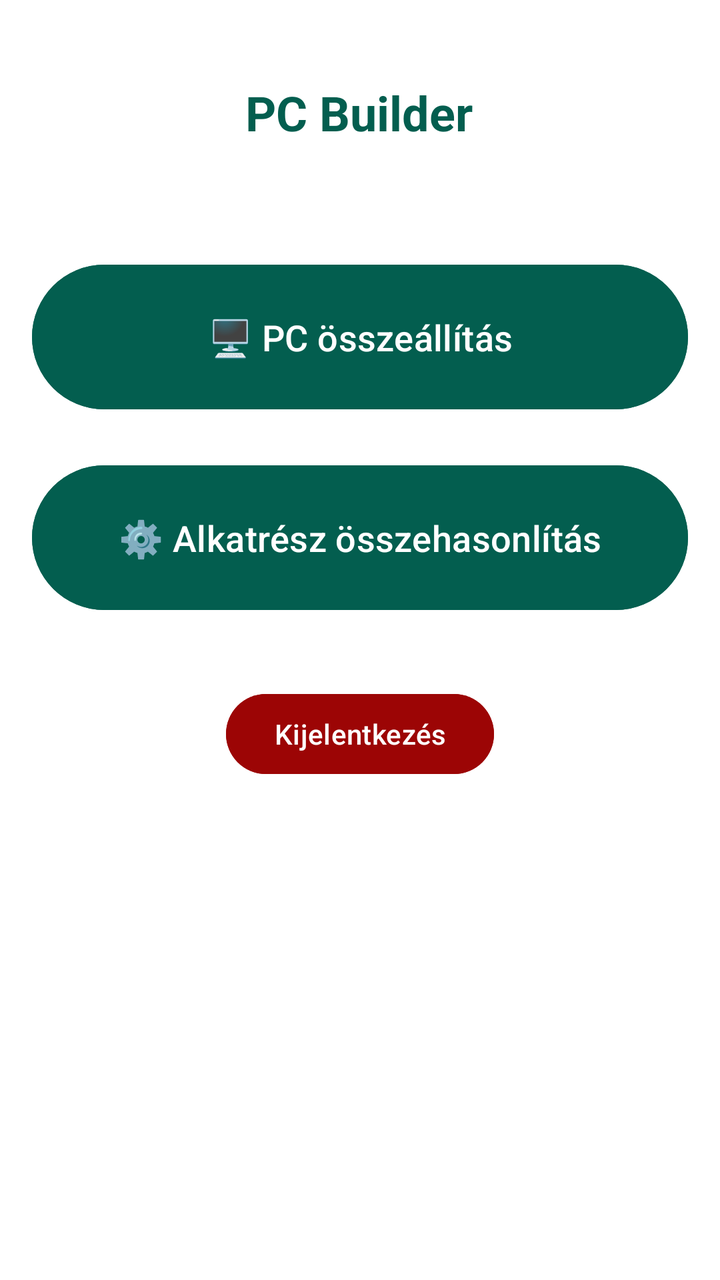
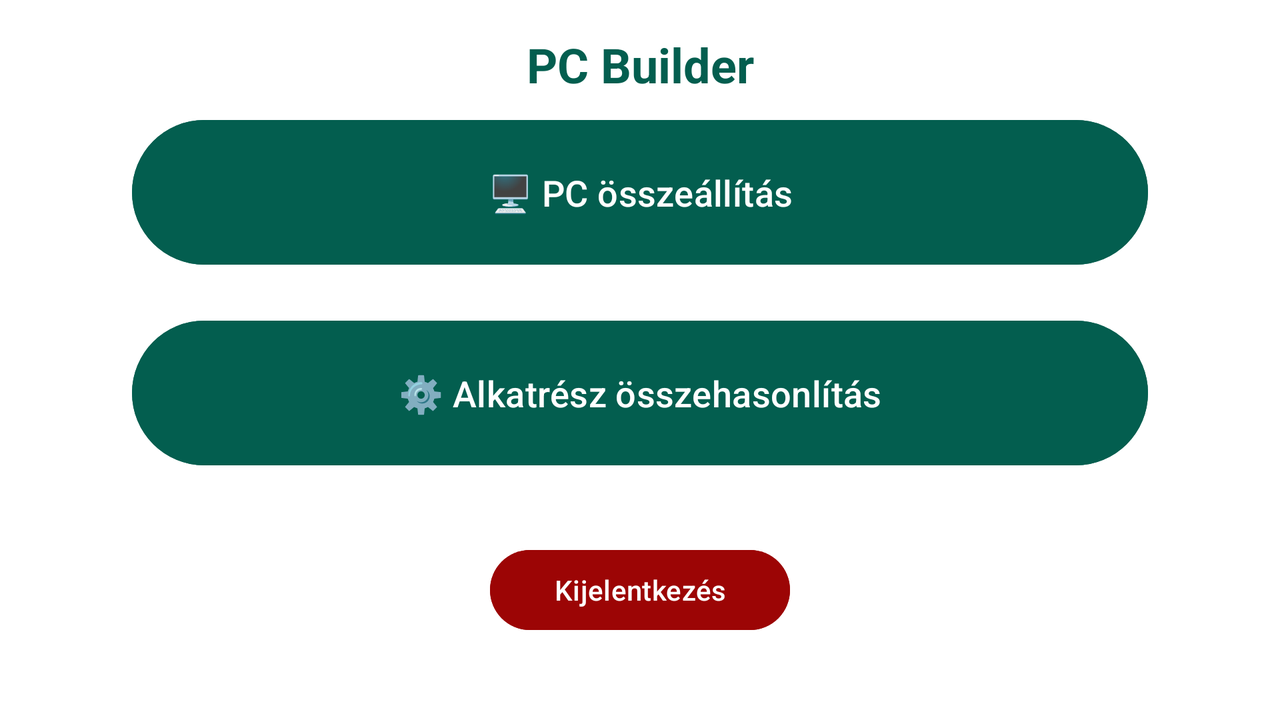

An Android layout and its configuration variant, each rendered on a device that would load it. The default file and the variant file are quoted in full after the pictures.
<!-- AndroidManifest.xml: application theme Theme.HF -->
<!-- res/layout/activity_home.xml -->
<?xml version="1.0" encoding="utf-8"?>
<androidx.constraintlayout.widget.ConstraintLayout
    xmlns:android="http://schemas.android.com/apk/res/android"
    xmlns:app="http://schemas.android.com/apk/res-auto"
    android:id="@+id/main"
    android:layout_width="match_parent"
    android:layout_height="match_parent"
    android:background="@color/white"
    android:padding="16dp">

    

    

    
    <TextView
        android:id="@+id/titleText"
        android:layout_width="wrap_content"
        android:layout_height="wrap_content"
        android:layout_marginTop="24dp"
        android:text="PC Builder"
        android:textColor="#035E4F"
        android:textSize="24sp"
        android:textStyle="bold"
        app:layout_constraintEnd_toEndOf="parent"
        app:layout_constraintHorizontal_bias="0.498"
        app:layout_constraintStart_toStartOf="parent"
        app:layout_constraintTop_toTopOf="parent" />

    <Button
        android:id="@+id/btnPcSetup"
        android:layout_width="0dp"
        android:layout_height="wrap_content"
        android:layout_marginTop="56dp"
        android:backgroundTint="#035E4F"
        android:padding="24dp"
        android:text="🖥️ PC összeállítás"
        android:textColor="@color/white"
        android:textSize="18sp"
        app:layout_constraintEnd_toEndOf="parent"
        app:layout_constraintHorizontal_bias="0.0"
        app:layout_constraintStart_toStartOf="parent"
        app:layout_constraintTop_toBottomOf="@id/titleText" />

    <Button
        android:id="@+id/btnCompareComponents"
        android:layout_width="0dp"
        android:layout_height="wrap_content"
        android:text="⚙️ Alkatrész összehasonlítás"
        android:textSize="18sp"
        android:backgroundTint="#035E4F"
        android:textColor="@color/white"
        android:padding="24dp"
        app:layout_constraintTop_toBottomOf="@id/btnPcSetup"
        app:layout_constraintStart_toStartOf="parent"
        app:layout_constraintEnd_toEndOf="parent"
        android:layout_marginTop="20dp"/>

    
    <Button
        android:id="@+id/logoutButton"
        android:layout_width="wrap_content"
        android:layout_height="wrap_content"
        android:layout_marginBottom="48dp"
        android:backgroundTint="@color/dark_red"
        android:text="Kijelentkezés"
        android:textColor="@color/white"
        app:layout_constraintBottom_toBottomOf="parent"
        app:layout_constraintEnd_toEndOf="parent"
        app:layout_constraintStart_toStartOf="parent"
        app:layout_constraintTop_toBottomOf="@+id/btnCompareComponents"
        app:layout_constraintVertical_bias="0.156" />
</androidx.constraintlayout.widget.ConstraintLayout>
<!-- resources referenced by this layout -->
<resources>
  <color name="dark_red">#9c0505</color>
  <color name="white">#FFFFFFFF</color>
  <!-- from res/values-v23/ -->
  <style name="Theme.HF" parent="Base.Theme.HF">
      
      <item name="android:navigationBarColor">@android:color/transparent</item>
      <item name="android:statusBarColor">@android:color/transparent</item>
      <item name="android:windowLightStatusBar">?attr/isLightTheme</item>
    </style>
  <style name="Base.Theme.HF" parent="Theme.Material3.DayNight.NoActionBar">
          
          
      </style>
</resources>
<!-- res/layout-land/activity_home.xml (the repository's variant of the layout above) -->
<!-- drawn on the phone turned sideways -->
<?xml version="1.0" encoding="utf-8"?>
<androidx.constraintlayout.widget.ConstraintLayout
    xmlns:android="http://schemas.android.com/apk/res/android"
    xmlns:app="http://schemas.android.com/apk/res-auto"
    android:id="@+id/main"
    android:layout_width="match_parent"
    android:layout_height="match_parent"
    android:background="@color/white"
    android:padding="16dp">

    
    <TextView
        android:id="@+id/titleText"
        android:layout_width="wrap_content"
        android:layout_height="wrap_content"
        android:text="PC Builder"
        android:textColor="#035E4F"
        android:textSize="24sp"
        android:textStyle="bold"
        app:layout_constraintTop_toTopOf="parent"
        app:layout_constraintStart_toStartOf="parent"
        app:layout_constraintEnd_toEndOf="parent"/>

    
    <Button
        android:id="@+id/btnPcSetup"
        android:layout_width="0dp"
        android:layout_height="wrap_content"
        android:text="🖥️ PC összeállítás"
        android:textSize="18sp"
        android:backgroundTint="#035E4F"
        android:textColor="@color/white"
        android:padding="24dp"
        android:layout_marginStart="50dp"
        android:layout_marginEnd="50dp"
        app:layout_constraintTop_toTopOf="parent"
        app:layout_constraintStart_toStartOf="parent"
        app:layout_constraintEnd_toEndOf="parent"
        android:layout_marginTop="40dp"/>

    
    <Button
        android:id="@+id/btnCompareComponents"
        android:layout_width="0dp"
        android:layout_height="wrap_content"
        android:text="⚙️ Alkatrész összehasonlítás"
        android:textSize="18sp"
        android:backgroundTint="#035E4F"
        android:layout_marginStart="50dp"
        android:layout_marginEnd="50dp"
        android:textColor="@color/white"
        android:padding="24dp"
        app:layout_constraintTop_toBottomOf="@id/btnPcSetup"
        app:layout_constraintStart_toStartOf="parent"
        app:layout_constraintEnd_toEndOf="parent"
        android:layout_marginTop="20dp"/>

    
    <Button
        android:id="@+id/logoutButton"
        android:layout_width="150dp"
        android:layout_height="wrap_content"
        android:text="Kijelentkezés"
        android:backgroundTint="@color/dark_red"
        android:textColor="@color/white"
        android:layout_marginBottom="25dp"
        app:layout_constraintBottom_toBottomOf="parent"
        app:layout_constraintStart_toStartOf="parent"
        app:layout_constraintEnd_toEndOf="parent"/>
</androidx.constraintlayout.widget.ConstraintLayout>
